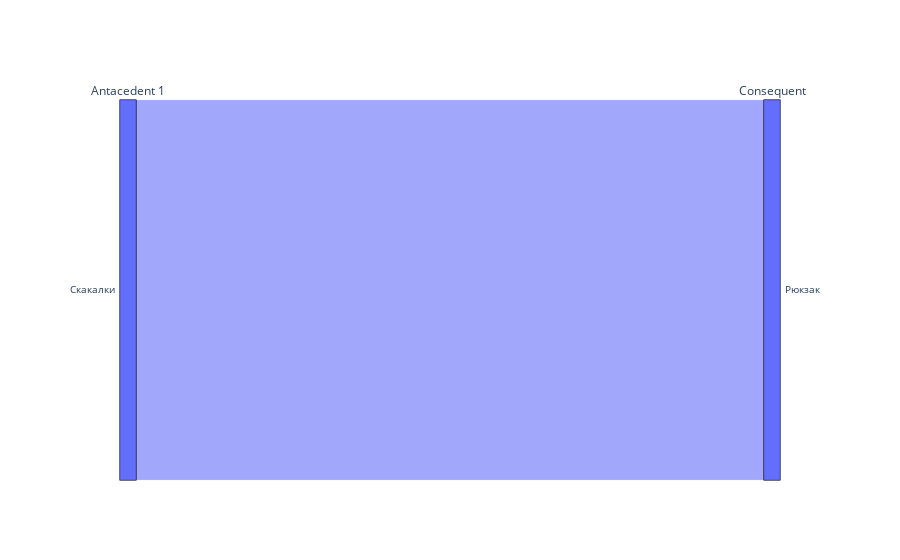
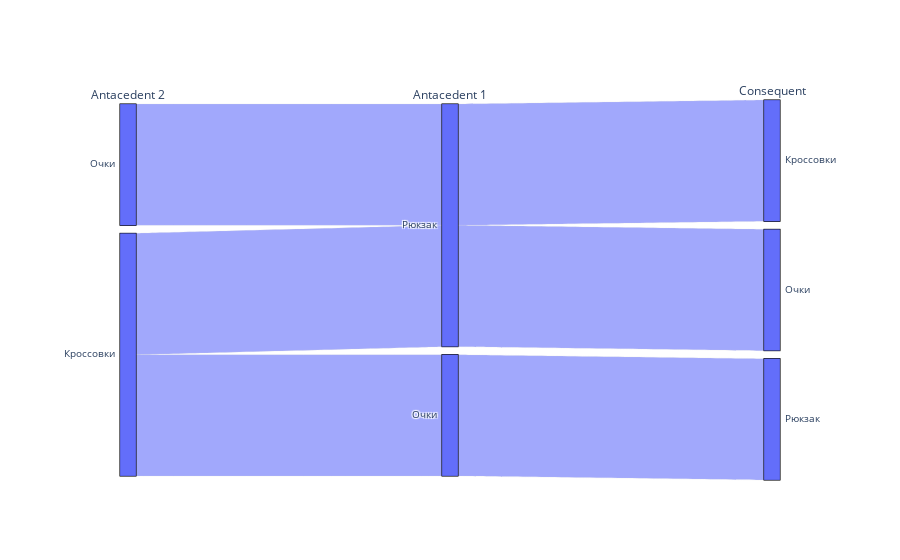
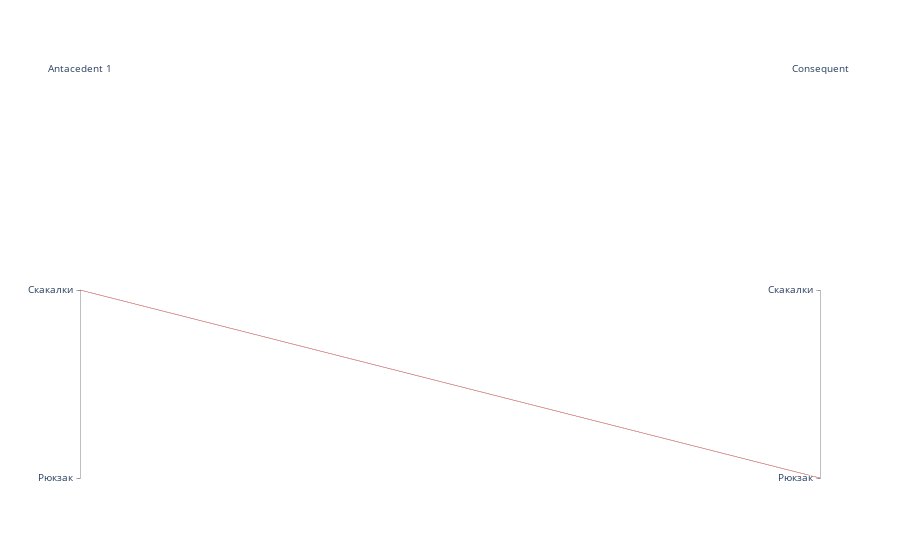
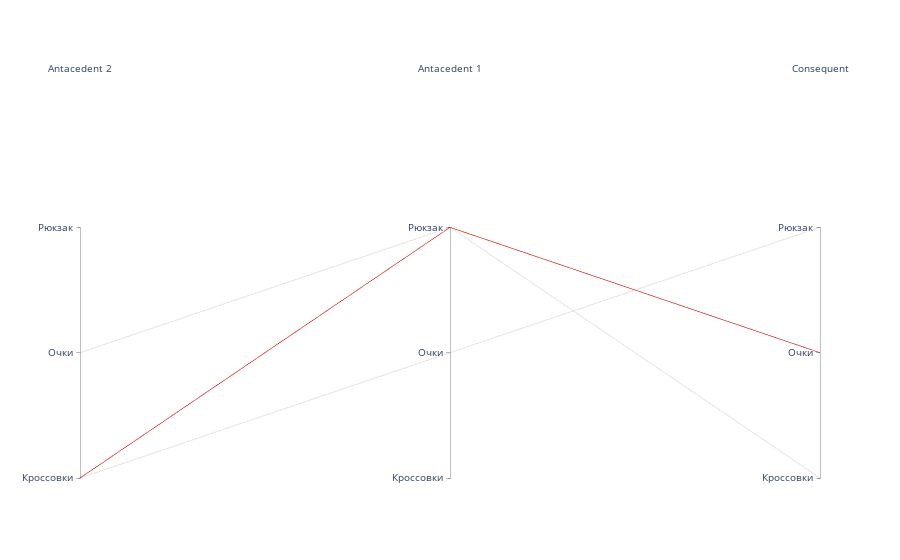

The notebook cell saved with these charts, in order:
### Code cell
import fpgrowth_py
import apriori_python
import efficient_apriori
from fpgrowth_py import *
from PyARMViz import *


def makeApriory(dataset, algorithm, minSup=0.25, minConf=0.6):
    return algorithm(dataset, minSup, minConf)


def printResults(rules):
    print()
    for rule in rules:
        print(rule)


def dataGenerator(filename, splitter):
    def dataGen():
        with open(filename) as file:
            for line in file:
                yield list(k.strip() for k in line.split(splitter))

    return dataGen


# print(dataset)


def main():
    dataset = list()
    gen = dataGenerator("/Users/b1acky/PycharmProjects/pythonProject6/datalab1.csv", ',')

    for k in gen():
        while '' in k:
            k.remove('')

        dataset.append(k)

    print('apriori')
    freqItemSet, rules = makeApriory(dataset, apriori_python.apriori, minSup=0.25, minConf=0.6)
    printResults(rules)
    freqItemSet, rules = makeApriory(dataset, apriori_python.apriori, minSup=0.25, minConf=0.8)
    printResults(rules)

    print('efficient_apriori')
    freqItemSet, rules = makeApriory(dataset, efficient_apriori.apriori, minSup=0.25, minConf=0.6)
    printResults(rules)
    freqItemSet, rules = makeApriory(dataset, efficient_apriori.apriori, minSup=0.25, minConf=0.8)
    printResults(rules)

    PyARMViz.adjacency_parallel_category_plot(rules)
    PyARMViz.adjacency_parallel_coordinate_plot(rules)

    print('fpgrowth')
    freqItemSet, rules = makeApriory(dataset, fpgrowth_py.fpgrowth, minSup=0.25, minConf=0.6)
    printResults(rules)
    freqItemSet, rules = makeApriory(dataset, fpgrowth_py.fpgrowth, minSup=0.25, minConf=0.8)
    printResults(rules)

    ItemsSetList, frequency = getFromFile("/Users/b1acky/PycharmProjects/pythonProject6/datalab1.csv")
    minSupRatio = 0.25
    minSup = len(ItemsSetList) * minSupRatio
    fpTree, headerTable = constructTree(ItemsSetList, frequency, minSup)
    print(frequency)
    fpTree.display()

if __name__ == '__main__':
    main()

### Figure 1 — Plotly figure (JSON) as saved in the notebook; plotly's stock layout.template omitted (floating-point values rounded to 4 significant figures)
{"data": [{"dimensions": [{"label": "Antacedent 1", "values": ["Скакалки"]}, {"label": "Consequent", "values": ["Рюкзак"]}], "type": "parcats"}], "layout": {"plot_bgcolor": "white", "paper_bgcolor": "white"}}

### Figure 2 — Plotly figure (JSON) as saved in the notebook; plotly's stock layout.template omitted (floating-point values rounded to 4 significant figures)
{"data": [{"dimensions": [{"label": "Antacedent 2", "values": ["Очки", "Кроссовки", "Кроссовки"]}, {"label": "Antacedent 1", "values": ["Рюкзак", "Рюкзак", "Очки"]}, {"label": "Consequent", "values": ["Кроссовки", "Очки", "Рюкзак"]}], "type": "parcats"}], "layout": {"plot_bgcolor": "white", "paper_bgcolor": "white"}}

### Figure 3 — Plotly figure (JSON) as saved in the notebook; plotly's stock layout.template omitted (floating-point values rounded to 4 significant figures)
{"data": [{"dimensions": [{"label": "Antacedent 1", "range": [0, 2], "ticktext": ["Рюкзак", "Скакалки"], "tickvals": [0, 1], "values": [1]}, {"label": "Consequent", "range": [0, 2], "ticktext": ["Рюкзак", "Скакалки"], "tickvals": [0, 1], "values": [0]}], "line": {"color": [0.88], "colorscale": [[0, "white"], [1, "red"]]}, "type": "parcoords"}], "layout": {"plot_bgcolor": "white", "paper_bgcolor": "white"}}

### Figure 4 — Plotly figure (JSON) as saved in the notebook; plotly's stock layout.template omitted (floating-point values rounded to 4 significant figures)
{"data": [{"dimensions": [{"label": "Antacedent 2", "range": [0, 3], "ticktext": ["Кроссовки", "Очки", "Рюкзак"], "tickvals": [0, 1, 2], "values": [1, 0, 0]}, {"label": "Antacedent 1", "range": [0, 3], "ticktext": ["Кроссовки", "Очки", "Рюкзак"], "tickvals": [0, 1, 2], "values": [2, 2, 1]}, {"label": "Consequent", "range": [0, 3], "ticktext": ["Кроссовки", "Очки", "Рюкзак"], "tickvals": [0, 1, 2], "values": [0, 1, 2]}], "line": {"color": [0.83, 1.0, 0.83], "colorscale": [[0, "white"], [1, "red"]]}, "type": "parcoords"}], "layout": {"plot_bgcolor": "white", "paper_bgcolor": "white"}}
